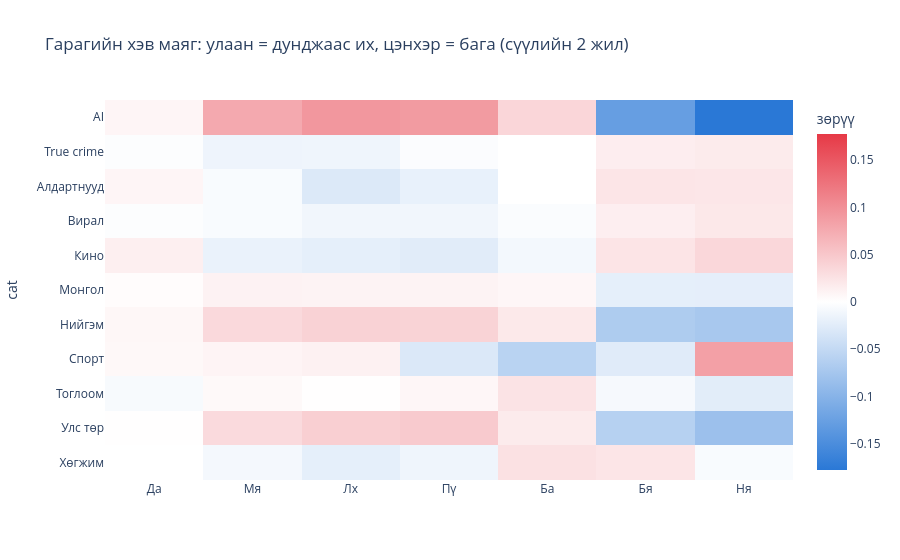

Notebook code cell kept with this figure:
### Markdown cell above
## B. Гарагийн хэв маяг

### Code cell
w = c[c["date"] > c["date"].max() - pd.Timedelta(days=730)].copy()
w["dow"] = w["date"].dt.dayofweek
idx = w.groupby(["cat", "dow"])["y"].mean().unstack()
idx = idx.sub(idx.mean(axis=1), axis=0)            # ангилал бүрийн дунджаас зөрүү
idx.columns = ["Да", "Мя", "Лх", "Пү", "Ба", "Бя", "Ня"]
fig = px.imshow(idx, color_continuous_scale=[BLUE, "#ffffff", RED], color_continuous_midpoint=0, aspect="auto",
                title="Гарагийн хэв маяг: улаан = дунджаас их, цэнхэр = бага (сүүлийн 2 жил)")
fig.update_layout(coloraxis_colorbar_title="зөрүү")
fig.show()

### Figure 1 — Plotly figure (JSON) as saved in the notebook; plotly's stock layout.template omitted (floating-point values rounded to 4 significant figures)
{"data": [{"coloraxis": "coloraxis", "hovertemplate": "x: %{x}<br>cat: %{y}<br>color: %{z}<extra></extra>", "name": "0", "type": "heatmap", "x": ["Да", "Мя", "Лх", "Пү", "Ба", "Бя", "Ня"], "xaxis": "x", "y": ["AI", "True crime", "Алдартнууд", "Вирал", "Кино", "Монгол", "Нийгэм", "Спорт", "Тоглоом", "Улс төр", "Хөгжим"], "yaxis": "y", "z": [[0.008854, 0.0768, 0.09338, 0.0902, 0.03644, -0.1278, -0.1778], [-0.00263, -0.01418, -0.01296, -0.003641, -0.0001252, 0.01572, 0.01781], [0.008861, -0.005542, -0.02937, -0.01896, -0.0002862, 0.02307, 0.02223], [-0.002729, -0.005541, -0.01166, -0.0119, -0.004081, 0.01482, 0.02109], [0.01407, -0.01741, -0.02165, -0.02525, -0.009695, 0.02416, 0.03577], [0.002626, 0.01126, 0.01098, 0.01075, 0.007836, -0.02158, -0.02187], [0.007229, 0.03406, 0.04011, 0.03929, 0.0201, -0.06784, -0.07295], [0.006252, 0.009718, 0.01217, -0.02992, -0.05805, -0.0259, 0.08573], [-0.006862, 0.005377, 0.0005049, 0.007967, 0.02495, -0.007871, -0.02407], [0.001187, 0.03315, 0.0433, 0.04743, 0.01814, -0.06081, -0.08241], [-0.0001972, -0.009117, -0.02153, -0.01342, 0.02695, 0.02323, -0.005916]]}], "layout": {"coloraxis": {"autocolorscale": false, "cmid": 0, "colorbar": {"title": {"text": "зөрүү"}}, "colorscale": [[0.0, "#2a78d6"], [0.5, "#ffffff"], [1.0, "#e63946"]]}, "title": {"text": "Гарагийн хэв маяг: улаан = дунджаас их, цэнхэр = бага (сүүлийн 2 жил)"}, "xaxis": {"anchor": "y", "domain": [0.0, 1.0]}, "yaxis": {"anchor": "x", "autorange": "reversed", "domain": [0.0, 1.0], "title": {"text": "cat"}}}}
